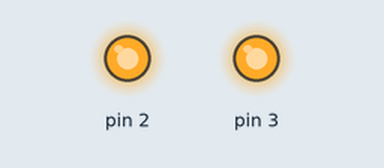
The sketch below on a simulated Arduino Uno, built with avr-gcc and run on an emulated ATmega328P. Shown: output pins drawn as LEDs (lit = HIGH).

Above: at 1.0 s.
At 3.0 s:
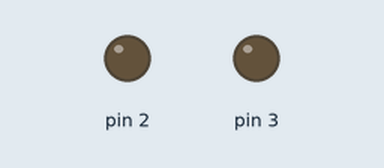
Timing chart, 0 to 5.2 s (numbered marks = the images above):
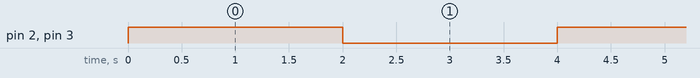

Measured:
- by itself, pin 2, pin 3: alternates HIGH for 2.0 s and LOW for 2.0 s

The sketch:

Job7.ino
```cpp
void setup(){
pinMode(2,OUTPUT);
pinMode(3,OUTPUT);
}

void loop(){
digitalWrite(2,HIGH);
digitalWrite(3,HIGH);
delay(2000);
digitalWrite(2,LOW);
digitalWrite(3,LOW);
delay(2000);
}
```
